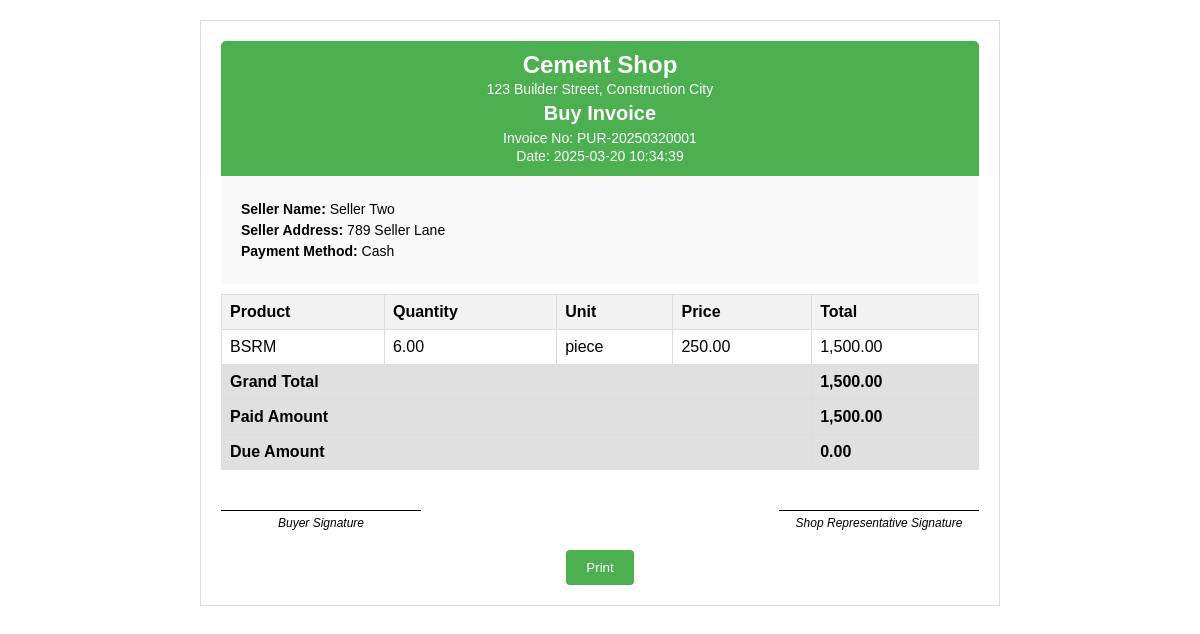
The app's page /pages/invoice.php?purchase_id=4 (signed in) with its own data.
### tables this page shows
CREATE TABLE purchase_headers (
    id INT AUTO_INCREMENT PRIMARY KEY,
    seller_id INT NOT NULL,
    total DECIMAL(10, 2) NOT NULL CHECK (total >= 0),
    paid DECIMAL(10, 2) NOT NULL CHECK (paid >= 0),
    due DECIMAL(10, 2) NOT NULL CHECK (due >= 0),
    purchase_date DATE NOT NULL,
    payment_method_id INT NOT NULL,
    invoice_number VARCHAR(50) NOT NULL UNIQUE,
    created_at TIMESTAMP DEFAULT CURRENT_TIMESTAMP,
    FOREIGN KEY (seller_id) REFERENCES sellers(id) ON DELETE CASCADE,
    FOREIGN KEY (payment_method_id) REFERENCES payment_methods(id) ON DELETE RESTRICT,
    INDEX idx_purchase_date (purchase_date),
    INDEX idx_invoice_number (invoice_number)
);

CREATE TABLE sellers (
    id INT AUTO_INCREMENT PRIMARY KEY,
    name VARCHAR(100) NOT NULL,
    phone VARCHAR(20),
    address TEXT,
    created_at TIMESTAMP DEFAULT CURRENT_TIMESTAMP,
    INDEX idx_name (name),
    INDEX idx_phone (phone),
    FULLTEXT idx_address (address)
     
     
     
);

CREATE TABLE purchase_items (
    id INT AUTO_INCREMENT PRIMARY KEY,
    purchase_id INT,
    product_id INT,
    quantity DECIMAL(10, 2) NOT NULL CHECK (quantity > 0),
    price DECIMAL(10, 2) NOT NULL CHECK (price >= 0),
    total DECIMAL(10, 2) NOT NULL CHECK (total >= 0),
    unit VARCHAR(50) NOT NULL,
    type VARCHAR(50) DEFAULT NULL,
    created_at TIMESTAMP DEFAULT CURRENT_TIMESTAMP,
    FOREIGN KEY (purchase_id) REFERENCES purchase_headers(id) ON DELETE CASCADE,
    FOREIGN KEY (product_id) REFERENCES products(id) ON DELETE SET NULL,
    INDEX idx_purchase_id (purchase_id),
    INDEX idx_product_id (product_id)
);

CREATE TABLE products (
    id INT AUTO_INCREMENT PRIMARY KEY,
    category_id INT,
    name VARCHAR(255) NOT NULL,
    price DECIMAL(10, 2) NOT NULL CHECK (price >= 0),
    quantity DECIMAL(10, 2) NOT NULL CHECK (quantity >= 0),
    unit VARCHAR(50),
    brand_name VARCHAR(255),
    type VARCHAR(50),
    created_at TIMESTAMP DEFAULT CURRENT_TIMESTAMP,
    updated_at TIMESTAMP DEFAULT CURRENT_TIMESTAMP ON UPDATE CURRENT_TIMESTAMP,
    FOREIGN KEY (category_id) REFERENCES categories(id) ON DELETE SET NULL,
    UNIQUE KEY uk_products (name, category_id, unit, price, brand_name),
    INDEX idx_products_created_at (created_at),
    INDEX idx_products_lookup (name, category_id, unit, price, brand_name),
    INDEX idx_products_category_id (category_id),
    CONSTRAINT fk_product_unit FOREIGN KEY (category_id, unit) REFERENCES category_units(category_id, unit) ON DELETE SET NULL
);

### pages/invoice.php (called while the page is built, shortened)
<?php
include_once '../core/functions.php';
$purchase_id = isset($_GET['purchase_id']) ? filter_input(INPUT_GET, 'purchase_id', FILTER_VALIDATE_INT) : 0;
$sql = "SELECT ph.*, s.name as seller_name, s.address as seller_address
        FROM purchase_headers ph
        LEFT JOIN sellers s ON ph.seller_id = s.id
        WHERE ph.id = ?";
$stmt = $conn->prepare($sql);
$stmt->bind_param("i", $purchase_id);
$stmt->execute();
$result = $stmt->get_result();
$purchase = $result->fetch_assoc();
$itemsSql = "SELECT pi.quantity, pi.price as unit_price, pi.total, pi.unit, pi.type, p.name as product_name
             FROM purchase_items pi
             LEFT JOIN products p ON pi.product_id = p.id
             WHERE pi.purchase_id = ?";
$itemsStmt = $conn->prepare($itemsSql);
$itemsStmt->bind_param("i", $purchase_id);
$itemsStmt->execute();
$itemsResult = $itemsStmt->get_result();
$items = $itemsResult->fetch_all(MYSQLI_ASSOC);
include 'invoice_template.php';
?>

### pages/invoice_template.php (the view, shortened to what this page needs)
<?php
$shopName = "Cement Shop";
$shopAddress = "123 Builder Street, Construction City";
$invoiceDate = date('Y-m-d H:i:s', strtotime($purchase['purchase_date'] . ' ' . date('H:i:s')));
?>
<!DOCTYPE html>
<html>
<head>
</head>
<body>
    <div class="invoice">
        <div class="invoice-header">
            <h1><?php echo htmlspecialchars($shopName); ?></h1>
            <p><?php echo htmlspecialchars($shopAddress); ?></p>
            <h2>Buy Invoice</h2>
            <p>Invoice No: <?php echo htmlspecialchars($purchase['invoice_number']); ?></p>
            <p>Date: <?php echo htmlspecialchars($invoiceDate); ?></p>
        </div>
        <div class="invoice-details">
            <p><strong>Seller Name:</strong> <?php echo htmlspecialchars($purchase['seller_name'] ?? 'N/A'); ?></p>
            <p><strong>Seller Address:</strong> <?php echo htmlspecialchars($purchase['seller_address'] ?? 'N/A'); ?></p>
            <p><strong>Payment Method:</strong> <?php echo htmlspecialchars($purchase['payment_method_id'] ? 'Cash' : 'Other'); ?></p>
        </div>
        <table class="invoice-table">
            <thead>
                <tr>
                    <th>Product</th>
                    <th>Quantity</th>
                    <th>Unit</th>
                    <th>Price</th>
                    <th>Total</th>
                </tr>
            </thead>
            <tbody>
                <?php foreach ($items as $item): ?>
                    <tr>
                        <td><?php echo htmlspecialchars($item['product_name'] ?? 'Unknown Product'); ?></td>
                        <td><?php echo htmlspecialchars($item['quantity']); ?></td>
                        <td><?php echo htmlspecialchars($item['unit']); ?></td>
                        <td><?php echo number_format($item['unit_price'], 2); ?></td>
                        <td><?php echo number_format($item['total'], 2); ?></td>
                    </tr>
                <?php endforeach; ?>
                <tr class="total-row">
                    <td colspan="4"><strong>Grand Total</strong></td>
                    <td><?php echo number_format($purchase['total'], 2); ?></td>
                </tr>
                <tr class="total-row">
                    <td colspan="4"><strong>Paid Amount</strong></td>
                    <td><?php echo number_format($purchase['paid'], 2); ?></td>
                </tr>
                <tr class="total-row">
                    <td colspan="4"><strong>Due Amount</strong></td>
                    <td><?php echo number_format($purchase['due'], 2); ?></td>
                </tr>
            </tbody>
        </table>
        <div class="signature-section">
            <div class="signature-line">Buyer Signature</div>
            <div class="signature-line">Shop Representative Signature</div>
        </div>
        <div class="buttons">
            <button onclick="printInvoice()">Print</button>
        </div>
    </div>
</body>
</html>

### pages/invoice_template.php (style rules this page uses)
body { font-family: Arial, sans-serif; margin: 0; padding: 20px; }
.invoice { width: 100%; max-width: 800px; margin: 0 auto; border: 1px solid #ddd; padding: 20px; box-sizing: border-box; }
.invoice-header { background: #4CAF50; color: white; padding: 10px; text-align: center; border-radius: 5px 5px 0 0; }
.invoice-header h1 { margin: 0; font-size: 24px; }
.invoice-header h2 { margin: 5px 0; font-size: 20px; }
.invoice-header p { margin: 2px 0; font-size: 14px; }
.invoice-details { padding: 20px; background: #f9f9f9; }
.invoice-details p { margin: 5px 0; font-size: 14px; }
.invoice-table { width: 100%; border-collapse: collapse; margin: 10px 0; }
.invoice-table th, .invoice-table td { border: 1px solid #ddd; padding: 8px; text-align: left; }
.invoice-table th { background: #f2f2f2; }
.total-row { font-weight: bold; background: #e0e0e0; }
.signature-section { display: flex; justify-content: space-between; margin-top: 40px; }
.signature-line { border-top: 1px solid #000; width: 200px; padding-top: 5px; font-style: italic; font-size: 12px; text-align: center; }
.buttons { text-align: center; margin-top: 20px; }
.buttons button { padding: 10px 20px; margin: 0 10px; background-color: #4CAF50; color: white; border: none; border-radius: 4px; cursor: pointer; }

### records on screen
purchase_headers: invoice_number "PUR-20250320001", purchase_date "2025-03-20 10:34:39", seller.name "Seller Two", seller.address "789 Seller Lane", payment_method "Cash", total "1,500.00", paid "1,500.00", due "0.00"
purchase_items: product.name "BSRM", quantity "6.00", unit "piece", price "250.00", total "1,500.00"

### other values on screen
$shopName "Cement Shop"
$shopAddress "123 Builder Street, Construction City"
